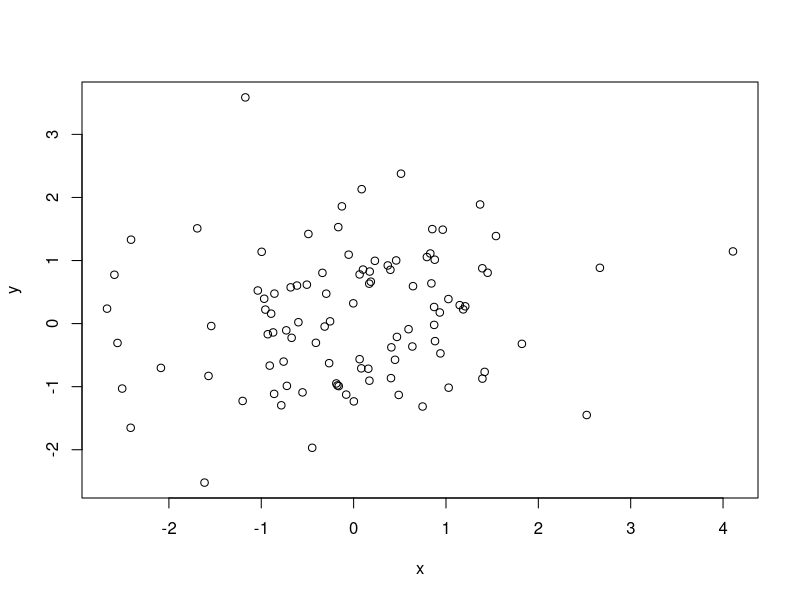

R code for this plot:
## ---- chunk 1
x<-rnorm(100)
y<-rnorm(100)
plot(x,y)
## ---- chunk 2
summary(x)
## ---- chunk 3
x<-rnorm(100)
